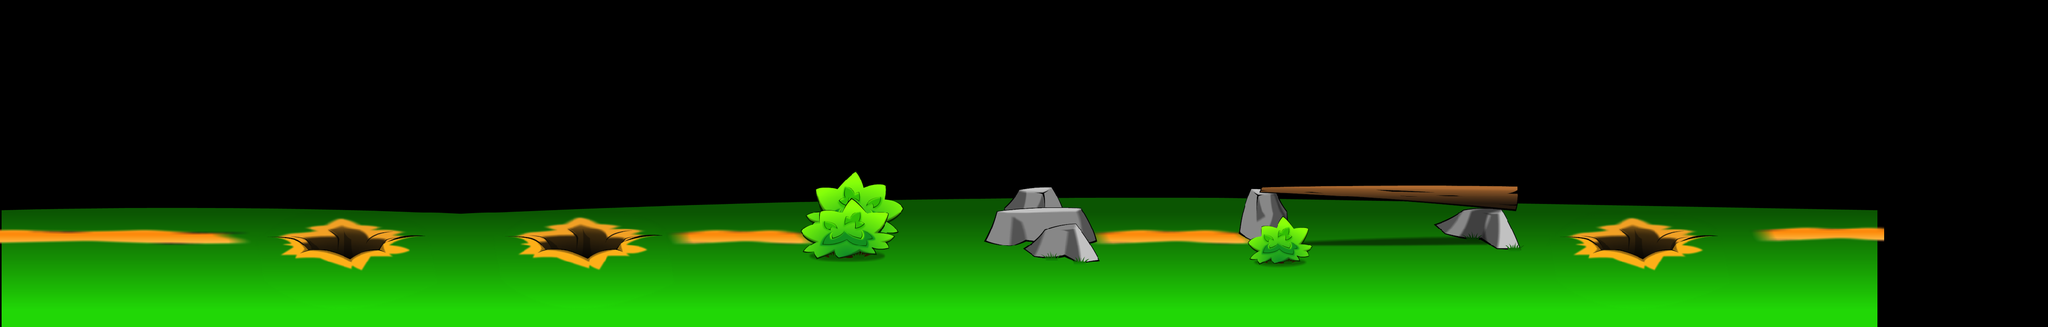

A 2D game scene composited from a Tiled map and its tileset images. What follows is a short description and the map's XML, with each tile layer's data collapsed to a summary:
An orthogonal 125x20 tile map with 32x32 px tiles, 2 tile layers (back, fore), 1 hidden layer not drawn, 3 tilesets and 18 objects.

<map version="1.0" orientation="orthogonal" width="125" height="20" tilewidth="32" tileheight="32">
 <tileset firstgid="1" name="Back Graphics-KL 1" tilewidth="32" tileheight="32" spacing="1" margin="1">
  <image source="Back Graphics-KL 1.png" width="4086" height="400" />
 </tileset>
 <tileset firstgid="1477" name="Fore graphics-KL 1" tilewidth="32" tileheight="32" spacing="1" margin="1">
  <image source="Fore graphics-KL 1.png" width="3932" height="400" />
 </tileset>
 <tileset firstgid="2905" name="Boundaries-KL 1" tilewidth="32" tileheight="32" spacing="1" margin="1">
  <image source="Boundaries-KL 1.png" width="4000" height="234" />
 </tileset>
 <layer name="back" width="125" height="20">
  <data>[2500 cells, 1265 non-empty, 1265 distinct tile ids]</data>
 </layer>
 <layer name="fore" width="125" height="20">
  <data>[2500 cells, 1265 non-empty, 1265 distinct tile ids]</data>
 </layer>
 <layer name="boundaries" width="125" height="20" visible="0">
  <data>[2500 cells, 840 non-empty, 840 distinct tile ids]</data>
 </layer>
 <objectgroup name="collisions" width="125" height="20">
  <object x="4" y="481" width="584" height="161" />
  <object x="769" y="483" width="284" height="160" />
  <object x="1260" y="488" width="323" height="196" />
  <object x="1588" y="356" width="159" height="331" />
  <object x="1749" y="485" width="175" height="199" />
  <object x="1921" y="420" width="195" height="241" />
  <object x="2119" y="480" width="345" height="184" />
  <object x="2465" y="371" width="499" height="269" />
  <object x="2968" y="481" width="136" height="172" />
  <object x="3276" y="484" width="392" height="155" />
 </objectgroup>
 <objectgroup name="collectibles" width="125" height="20">
  <object x="907" y="324" />
  <object x="2484" y="209" />
  <object x="3197" y="296" />
  <object x="1667" y="204" />
 </objectgroup>
 <objectgroup name="gameOverLayer" width="125" height="20">
  <object x="3105" y="545" width="168" height="147" />
  <object x="1056" y="545" width="201" height="136" />
  <object x="591" y="547" width="177" height="105" />
 </objectgroup>
 <objectgroup name="end" width="125" height="20">
  <object x="3570" y="204" width="96" height="440" />
 </objectgroup>
</map>